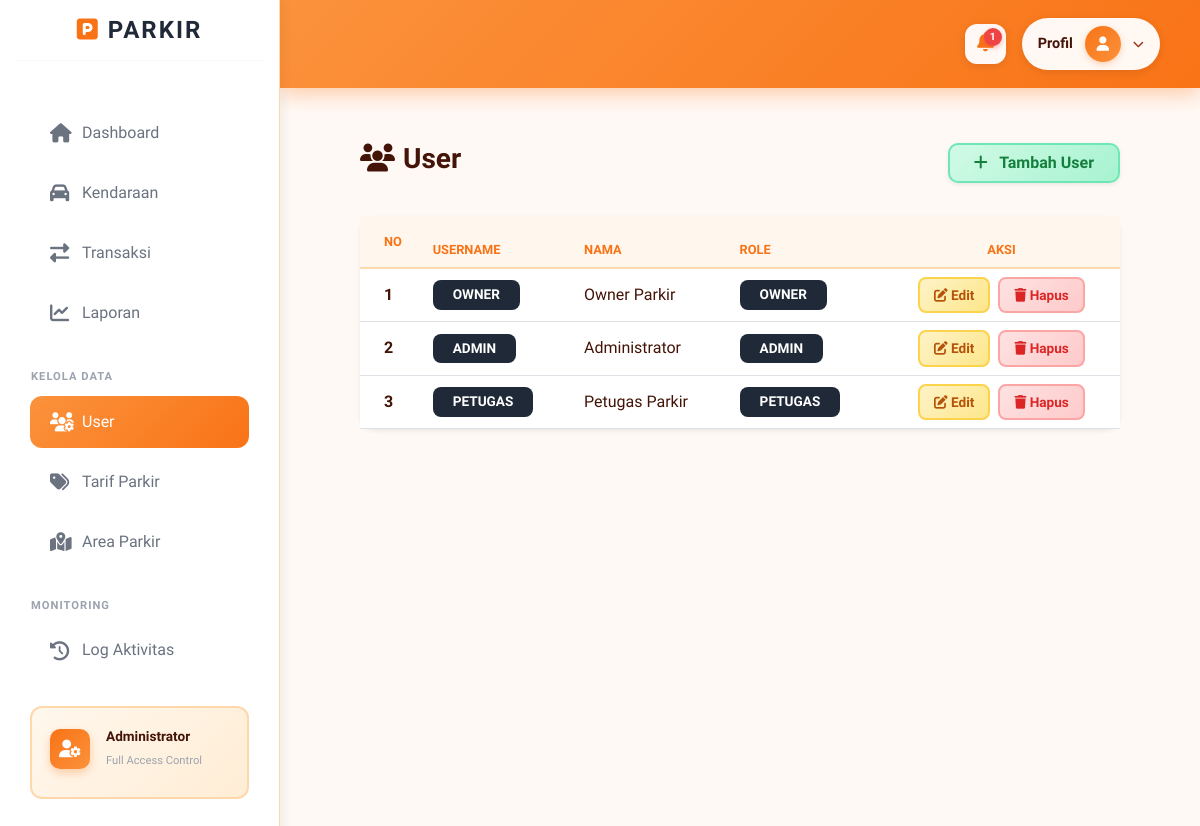
The app's page /index.php?c=User&m=index (signed in) with its own data.
### tables this page shows
CREATE TABLE `tb_user` (
  `id_user` int NOT NULL,
  `username` varchar(50) NOT NULL,
  `password` varchar(255) NOT NULL,
  `nama_lengkap` varchar(100) NOT NULL,
  `role` enum('admin','petugas','owner') NOT NULL,
  `status_aksi` tinyint(1) DEFAULT '1'
);

### controllers/UserController.php (called while the page is built, shortened)
<?php
class UserController {
    public function index() {
        $model = new UserModel();
        $data = $model->all();
        include "views/user/index.php";
    }
}

### config/database.php (called while the page is built)
<?php
class Database {
    public static function connect() {
        return new PDO("mysql:host=localhost;dbname=db_parkir;charset=utf8","root","");
    }
}

### models/UserModel.php (called while the page is built, shortened)
<?php
class UserModel {
  private $db;
  function __construct(){
    $this->db = Database::connect();
  }
  function all(){
    $q = $this->db->query("SELECT * FROM tb_user ORDER BY FIELD(role, 'owner', 'admin', 'petugas')");
    return $q->fetchAll(PDO::FETCH_ASSOC);
  }
}

### views/user/index.php (the view, shortened to what this page needs)
<?php include "views/layout/header.php"; ?>
<link rel="stylesheet" href="assets/css/halaman.css">
<div class="container-fluid py-4">
    <div class="page-header-section d-flex justify-content-between align-items-center">
        <div>
            <h3 class="page-title"><i class="fas fa-users me-2"></i>User</h3>
        </div>
        <a href="index.php?c=User&m=create" class="btn shadow-sm px-4"
           style="background: linear-gradient(135deg, #d1fae5, #a7f3d0); color: #15803d; border: 2px solid #6ee7b7; font-weight: 600; border-radius: 10px;">
            <i class="fas fa-plus me-2"></i> Tambah User
        </a>
    </div>
    <div class="card border-0 shadow-sm" style="border-radius: 15px;">
        <div class="card-body p-0">
            <div class="table-responsive">
                <table class="table table-hover align-middle m-0">
                    <thead class="table-dark">
                        <tr>
                            <th class="py-3 ps-4">No</th>
                            <th>Username</th>
                            <th>Nama</th>
                            <th>Role</th>
                            <th class="text-center">Aksi</th>
                        </tr>
                    </thead>
                    <tbody>
                        <?php if (!empty($data)): ?>
                            <?php $no=1; foreach($data as $d): ?>
                            <tr>
                                <td class="ps-4"><?= $no++ ?></td>
                                <td><span class="badge text-uppercase" style="background: #1f2937; color: white; padding: 8px 20px; border-radius: 8px; font-weight: 600; font-size: 0.85rem;"><?= $d['username'] ?></span></td>
                                <td><?= $d['nama_lengkap'] ?? $d['nama'] ?? $d['nama_user'] ?? '-' ?></td>
                                <td>
                                    <span class="badge text-uppercase" style="background: #1f2937; color: white; padding: 8px 20px; border-radius: 8px; font-weight: 600; font-size: 0.85rem;"><?= $d['role'] ?></span>
                                </td>
                                <td class="text-center">
                                    <a href="index.php?c=User&m=edit&id=<?= $d['id_user'] ?>" class="btn btn-sm me-1"
                                       style="background: linear-gradient(135deg, #fef3c7, #fde68a); color: #b45309; border: 2px solid #fcd34d; font-weight: 600; border-radius: 8px; padding: 6px 12px;">
                                        <i class="fas fa-edit"></i> Edit
                                    </a>
                                    <a href="index.php?c=User&m=delete&id=<?= $d['id_user'] ?>"
                                       onclick="return confirm('Yakin hapus user ini?')"
                                       class="btn btn-sm"
                                       style="background: linear-gradient(135deg, #fee2e2, #fecaca); color: #dc2626; border: 2px solid #fca5a5; font-weight: 600; border-radius: 8px; padding: 6px 12px;">
                                        <i class="fas fa-trash"></i> Hapus
                                    </a>
                                </td>
                            </tr>
                            <?php endforeach; ?>
                        <?php endif; ?>
                    </tbody>
                </table>
            </div>
        </div>
    </div>
</div>
<?php include "views/layout/footer.php"; ?>

### assets/css/halaman.css (style rules this page uses)
:root { --sidebar-width: 280px; --bg-body: #fff9f5; --bg-sidebar: #ffffff; --accent-color: #f97316; --accent-light: #fff7ed; --text-main: #431407; --text-muted: #9a3412; --border-color: #fed7aa; }
body { font-family: 'Plus Jakarta Sans', sans-serif; background-color: var(--bg-body) !important; color: var(--text-main); }
.table { position: relative; z-index: 1; }
.table thead th { background-color: var(--accent-light) !important; color: var(--accent-color) !important; border-bottom: 2px solid var(--border-color) !important; text-transform: uppercase; font-size: 0.8rem; position: relative; z-index: 1; }
.table tbody td { color: var(--text-main) !important; font-weight: 500; }
.table tbody td:first-child { font-weight: 700; }
.btn-sm { padding: 6px 14px !important; font-size: 0.85rem !important; border-radius: 8px !important; }
.page-title { font-size: 1.75rem !important; font-weight: 700 !important; color: #431407 !important; margin-bottom: 0.5rem !important; font-family: 'Plus Jakarta Sans', sans-serif !important; line-height: 1.2 !important; }
.page-header-section { margin-bottom: 2rem !important; }
h3.page-title, h5.page-title { font-size: 1.75rem !important; font-weight: 700 !important; }
#content, .container-fluid { background-color: #fff9f5 !important; }
.card { background: white !important; }
.card, .table-responsive, table, tbody, thead { position: relative !important; z-index: 1 !important; }

### views/layout/header.php (style rules this page uses)
body { font-family: 'Plus Jakarta Sans', sans-serif; margin: 0; }
.container-fluid { padding: 0 40px 40px 40px; }
.container-fluid { position: relative !important; z-index: 1 !important; }
.card, .card-custom, .table-responsive, table { position: relative !important; z-index: 1 !important; }

### records on screen
tb_user: username "OWNER", nama_lengkap "Owner Parkir", role "OWNER"
tb_user: username "ADMIN", nama_lengkap "Administrator", role "ADMIN"
tb_user: username "PETUGAS", nama_lengkap "Petugas Parkir", role "PETUGAS"

### other values on screen
$jumlah_keluar "1"
